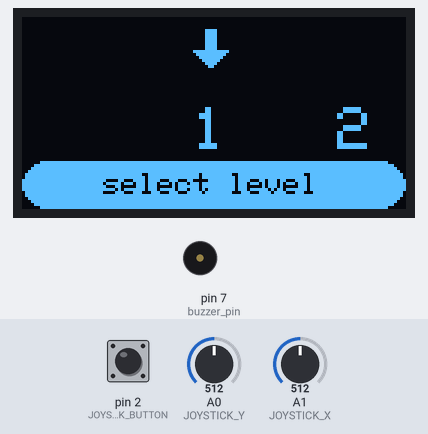
A sketch run on a simulated Arduino Uno, built with avr-gcc and run on an emulated ATmega328P. On the bench: 128×64 one-colour display, buzzer (waves = sounding). The inputs (shaded band) are chosen by the test bench; at power-on: pin 2 (JOYSTICK_BUTTON) HIGH, A0 (JOYSTICK_Y) = 512, A1 (JOYSTICK_X) = 512.

Above: at 1.2 s.
1.3 s: pin 2 (JOYSTICK_BUTTON) pulled LOW for 0.15 s
At 2.7 s:
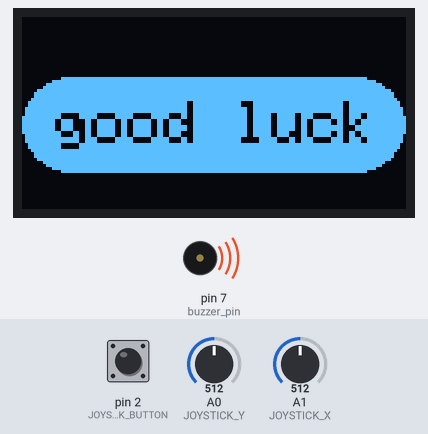
4.4 s: A0 (JOYSTICK_Y) set to 40
At 7.1 s:
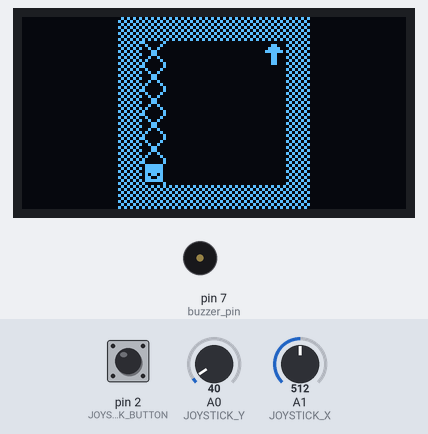
7.4 s: A0 (JOYSTICK_Y) set to 987
8.9 s: A0 (JOYSTICK_Y) set to 1016
At 14.6 s:
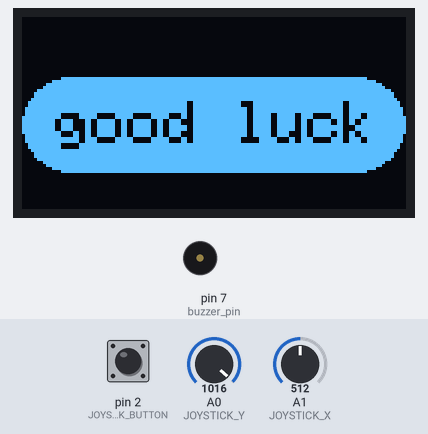
14.9 s: A1 (JOYSTICK_X) set to 990
Timing chart, 0 to 17.7 s (numbered marks = the images above; inputs shaded):
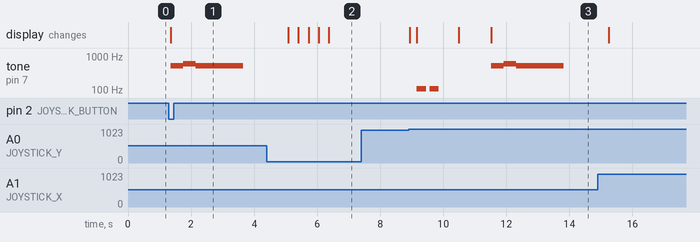

Measured:
- the behaviour switches between 1000 and 1001 on A0 (JOYSTICK_Y) (found by bisection; images 2 and 3)
- after the input at 1.3 s, tone on pin 7 (buzzer_pin): silent → 523 Hz after 0.06 s, → 587 Hz 0.40 s later, → 523 Hz 0.40 s later, → silent 1.5 s later; the display: changes after 0.06 s (image 1)
- after the input at 4.4 s, the display: first changes after 0.69 s (image 2 shows a later state)
- after the input at 7.4 s, every drawn part: stays the same
- after the input at 8.9 s, tone on pin 7 (buzzer_pin): plays 110 Hz for 0.30 s, 110 Hz for 0.30 s, 523 Hz for 0.40 s, 587 Hz for 0.40 s, 523 Hz for 1.5 s, starting after 0.26 s; the display: first changes at once (image 3 shows a later state)

The sketch:

labyrinth_game.ino
```cpp
#include <SPI.h>
#include <Wire.h>
#include <Adafruit_GFX.h>
#include <Adafruit_SSD1306.h>
#include <avr/pgmspace.h>

#define JOYSTICK_X 1
#define JOYSTICK_Y 0
#define JOYSTICK_BUTTON 2

#define END_GAME_LEVEL 5

#define OLED_RESET 4
#define SCREEN_WIDTH 128 // pixels
#define SCREEN_HEIGHT 64

// SSD1306 display I2C
Adafruit_SSD1306 display(SCREEN_WIDTH, SCREEN_HEIGHT, &Wire, OLED_RESET);

int buzzer_pin = 7; // piezo buzzer

// melody[0] -> duration
int melody_goodluck[] = {523, 587, 523};
int melody_failed[] = {110, 110};
int melody_completed[] = {659, 698, 740, 784};
int melody_gameover[] = {523, 587, 659, 698, 784, 880, 988, 1047};


bool in_menu = true;

int target_x[] = {10, 5, 7, 9, 10};  // marked tile/goal's x axis position on levels
int target_y[] = {1, 1, 1, 4, 4};    // marked tile/goal's y axis position on levels

int moves_to_finish[] = {36, 36, 30, 30, 32}; // on each level from 1 to 5

int i;

// i should clean this mess below

int lvl_cntr = 0;
int cntr = 0;

unsigned char x;
unsigned char y;

int joy_x = 0;
int joy_y = 0;
int pl_x = 8;
int pl_y = 8;
int pm_x = 0;
int pm_y = 0;
byte current_level = 0;
int menu_pos = 0;
char menu_dir = 0;
byte menu_lev = 0;

int X_iter = 0;
int X_arr_x[64];
int X_arr_y[64];

// i should clean this mess above...

unsigned char levelx[] = {0x00, 0x00, 0x00, 0x00, 0xFF, 0x81, 0x81, 0x81,
                          0x81, 0x81, 0x81, 0xFF, 0x00, 0x00, 0x00, 0x00};

struct LVL {
  byte px; // player's position on x
  byte py; // player's position on y
  byte l;  // level to load
};

static const LVL levels [] PROGMEM = {{5, 1, 0},  // 1 lvl
                                      {6, 1, 0},  // 2
                                      {5, 6, 1},  // 3
                                      {10, 6, 2}, // 4
                                      {5, 6, 3}   // 5
};

static const unsigned char level_maps_layout [] PROGMEM = {
  0x00, 0x00, 0x00, 0x00, 0xFF, 0x81, 0x81, 0x81, 0x81, 0x81, 0x81, 0xFF, 0x00, 0x00, 0x00, 0x00, // 1 and 2 lvl
  0x00, 0x00, 0x00, 0x00, 0xFF, 0x81, 0xe1, 0x8d, 0x81, 0x81, 0xe1, 0xFF, 0x00, 0x00, 0x00, 0x00, // 3
  0x00, 0x00, 0x00, 0x00, 0xFF, 0x81, 0x8d, 0xa1, 0xa1, 0x8d, 0x81, 0xFF, 0x00, 0x00, 0x00, 0x00, // 4
  0x00, 0x00, 0x00, 0x00, 0xFF, 0x81, 0xc9, 0x81, 0xb1, 0x81, 0x81, 0xFF, 0x00, 0x00, 0x00, 0x00  // 5
};

// graphics in hex
static const unsigned char PROGMEM cross[] = {0x81, 0x42, 0x24, 0x18, 0x18, 0x24, 0x42, 0x81};
static const unsigned char PROGMEM wall[] = {0x55, 0xaa, 0x55, 0xaa, 0x55, 0xaa, 0x55, 0xaa};
static const unsigned char PROGMEM player[] = {0x00, 0x3c, 0x5a, 0x7e, 0x5a, 0x66, 0x3c, 0x00};
static const unsigned char PROGMEM target[] = {0x00, 0x18, 0x3c, 0x7e, 0x18, 0x18, 0x18, 0x18};
static const unsigned char PROGMEM arrow[] = {0x00, 0x00, 0x00, 0x00, 0x03, 0xc0, 0x03, 0xc0,
                                              0x03, 0xc0, 0x03, 0xc0, 0x03, 0xc0, 0x03, 0xc0,
                                              0x03, 0xc0, 0x3f, 0xfc, 0x1f, 0xf8, 0x0f, 0xf0,
                                              0x07, 0xe0, 0x03, 0xc0, 0x01, 0x80, 0x00, 0x00};


void setup() {
  pinMode(JOYSTICK_BUTTON, INPUT_PULLUP);
  display.begin(SSD1306_SWITCHCAPVCC, 0x3C);
}


void loop() {
  if (in_menu) {
    menu_loop();
  }
  else {
    game_loop();
  }
}


void menu_loop() {
  joy_x = (analogRead(JOYSTICK_X) - 512) / 100;

  if (joy_x > 0 && menu_pos == menu_lev * 48) {
    if (menu_lev < END_GAME_LEVEL - 1) menu_lev++;
  }
  if (joy_x < 0 && menu_pos == menu_lev * 48) {
    if (menu_lev > 0) menu_lev--;
  }

  if (menu_pos > menu_lev * 48) {
    menu_pos -= 8;
    if (menu_pos < menu_lev * 48) menu_pos = menu_lev * 48;
  }
  if (menu_pos < menu_lev * 48) {
    menu_pos += 8;
    if (menu_pos > menu_lev * 48) menu_pos = menu_lev * 48;
  }

  display.clearDisplay();

  display.fillRoundRect(0, 48, 128, 16, 30, WHITE);
  display.setTextSize(1);
  display.setTextColor(BLACK);
  display.setCursor(27, 52);
  display.print(String("select level"));
  display.drawBitmap(55, 2, arrow, 16, 16, 1);
  display.setTextSize(2);
  display.setTextColor(WHITE);
  display.setTextWrap(false);

  // 1 lvl -> 5 lvl
  for (i = 0; i < END_GAME_LEVEL; i++) {
    int x = 64 - (i+1 < 10 ? 7 : 16) - menu_pos + i * 48;
    if (x < - 24 || x > 152) continue;
    display.setCursor(x, 30);
    display.print(String(i+1));
  }

  display.display();

  if (!digitalRead(JOYSTICK_BUTTON)) {
    current_level = menu_lev;
    load_level(menu_lev);
  }
}


void load_level(byte l) {
  in_menu = false;

  display.clearDisplay();
  display.fillRoundRect(0, 20, 128, 32, 30, WHITE);
  display.setTextSize(2);
  display.setTextColor(BLACK);
  display.setCursor(11, 28);
  display.print(String("good luck"));
  display.display();

  buzzer_alert(melody_goodluck, 1500, 2);
  delay(1000);

  // load level: program memory -> ram
  LVL lvl;
  memcpy_P(&lvl, &levels[l], sizeof(LVL));

  // load level map: progmem -> ram
  memcpy_P(&levelx, &level_maps_layout[lvl.l * 16], 16);

  pl_x = lvl.px * 8;  // player's position
  pl_y = lvl.py * 8;
  pm_x = pm_y = 0;
  delay(1000);
}


void game_loop() {

  if (level_finished()) {
    for (int i = 0; i < 64; i++){
      X_arr_x[i] = 0;
      X_arr_y[i] = 0;
    }

    X_iter = 0;
    cntr = 0;
    lvl_cntr++;
    game_complete();
    current_level++;

    if (current_level == END_GAME_LEVEL) {
      end_game();
    }
    else {
      load_level(current_level);
    }
  }

  if (!digitalRead(JOYSTICK_BUTTON)) {
    for (int i = 0; i < 64; i++){
      X_arr_x[i] = 0;
      X_arr_y[i] = 0;
    }
    X_iter = 0;
    cntr = 0;
    load_level(current_level);
  }

  if(cntr == 0) {
    X_arr_x[X_iter] = pl_x;
    X_arr_y[X_iter] = pl_y;
    X_iter++;
  }

  player_movement();  // update the moves

  display.clearDisplay();

  draw_level();
  draw_target();
  draw_player();
  draw_X();

  display.display();
  cntr++;

  if(cntr-1 > 0) {
    game_failed();
  }
}


void game_failed() {

  bool end = false;
  for (int i = 0; i < X_iter-1; i++) {
    if (X_arr_x[i] == pl_x && X_arr_y[i] == pl_y)
    {
      end = true;
    }
  }

  if (end == true) {
      buzzer_alert(melody_failed, 300, 1);

    display.fillRoundRect(0, 16, 128, 32, 30, WHITE);
    display.setTextSize(1);
    display.setTextColor(BLACK);
    display.setCursor(28, 28);
    display.println(String("level failed"));
    display.display();
    delay(1000);

    for (int i = 0; i < 64; i++) {
      X_arr_x[i] = 0;
      X_arr_y[i] = 0;
    }

    X_iter = 0;
    cntr = 0;
    load_level(current_level);
  }
}


void game_complete() {
  display.fillRoundRect(0, 16, 128, 32, 30, WHITE);
  display.setTextSize(1);
  display.setTextColor(BLACK);
  display.setCursor(47, 20);
  display.println(String("level"));
  display.setCursor(37, 35);
  display.println(String("completed"));
  display.display();

buzzer_alert(melody_completed, 300, (sizeof(melody_completed)/sizeof(melody_completed[0]))-1);
}


void end_game() {
  game_complete();
  current_level = END_GAME_LEVEL - 1;
  menu_lev = END_GAME_LEVEL - 1;
  in_menu = true;
  lvl_cntr = 0;
  cntr = 0;

buzzer_alert(melody_gameover, 500, (sizeof(melody_gameover)/sizeof(melody_gameover[0]))-1);

  display.fillRoundRect(0, 16, 128, 32, 30, WHITE);
  display.setTextSize(2);
  display.setTextColor(BLACK);
  display.setCursor(8, 25);
  display.println(String("GAME OVER"));
  display.display();

  while (digitalRead(JOYSTICK_BUTTON)) {
    delay(16);
    menu_loop();
  }
  delay(1000);
}


void player_movement() {
  joy_x = (analogRead(JOYSTICK_X));
  joy_y = (analogRead(JOYSTICK_Y));

  if (pm_x == 0 && pm_y == 0) {
    if (joy_x > 1000) { pm_x = 1; } else
    if (joy_x < 50) { pm_x = -1; } else
    if (joy_y > 1000) { pm_y = -1; } else
    if (joy_y < 50) { pm_y = 1; }

    // sprawdz sciany
    if (!can_go(pl_x/8 + pm_x, pl_y/8 + pm_y)) {
      pm_x = 0;
      pm_y = 0;
    }
  }
}


void draw_player() {
  if ( pm_x != 0 ) {
    pl_x += pm_x;
    if (pl_x % 8 == 0){
      X_arr_x[X_iter] = pl_x;
      X_arr_y[X_iter] = pl_y;
      X_iter++;
      pm_x = 0;
    }
  }
  if ( pm_y != 0 ) {
    pl_y += pm_y;
    if (pl_y % 8 == 0){
      X_arr_x[X_iter] = pl_x;
      X_arr_y[X_iter] = pl_y;
      X_iter++;
      pm_y = 0;
    }
  }
  display.drawBitmap(pl_x, pl_y, player, 8, 8, 1);
}


void draw_X() {
  // broken tiles
  for (int i = 0; i < X_iter; i++)
    {
      display.drawBitmap(X_arr_x[i], X_arr_y[i], cross, 8, 8, 1);
    }
}


void draw_target() {
  // marked tile/goal
  display.drawBitmap(target_x[lvl_cntr] * 8, target_y[lvl_cntr] * 8, target, 8, 8, 1);
}


bool level_finished() {
  // checks if the player finished the level with the given number of steps and stands on the goal tile
  return pl_y/8 == target_y[lvl_cntr] && pl_x/8 == target_x[lvl_cntr] && X_iter == moves_to_finish[lvl_cntr];
}


bool can_go(unsigned char x, unsigned char y) {
  // block the way if there is a wall
  i = levelx[x] & (0x01 << y);
  return (i == 0);
}


void draw_level() {
  for (x = 0; x < 16; x++) {
    for (y = 0; y < 8; y++) {
      i = levelx[x] & (0x01 << y);
      if (i > 0) display.drawBitmap(x * 8, y * 8, wall, 8, 8, 1);
    }
  }
}


void buzzer_alert(int melody[], int duration, int len_arr) {
    for (int d = 0; d <= len_arr; d++) {
        tone(buzzer_pin, melody[d], duration);
        delay(400);
  }
  delay(500);
}
```
